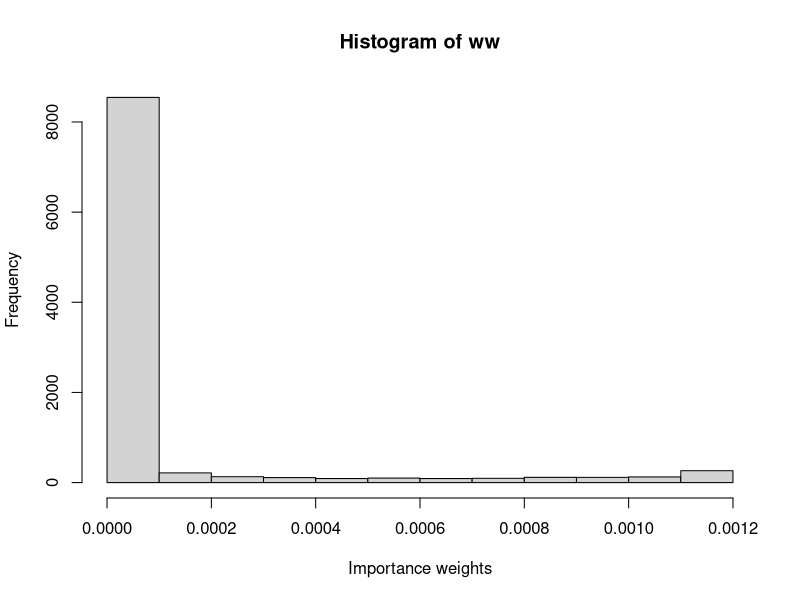
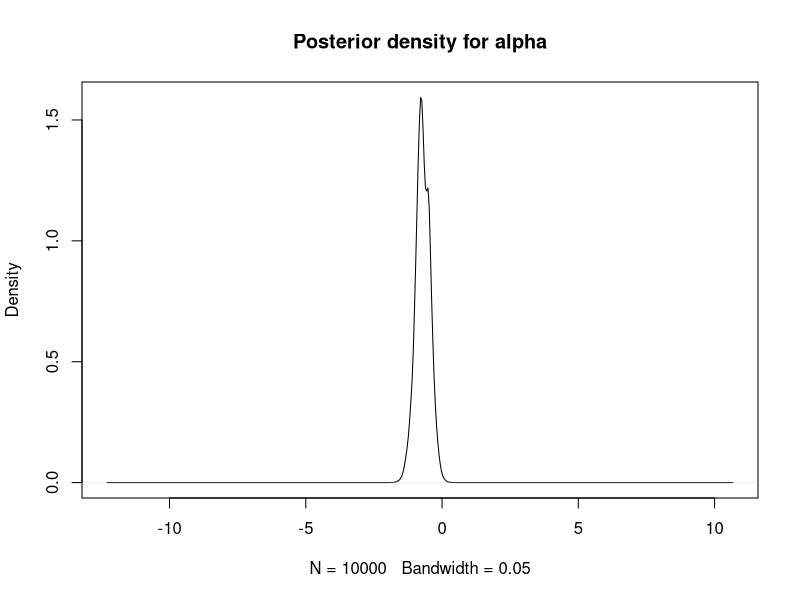
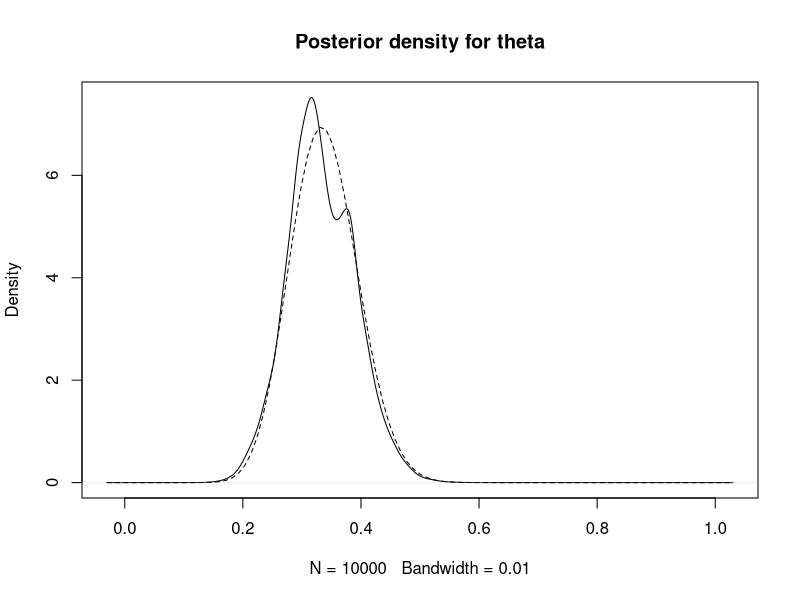
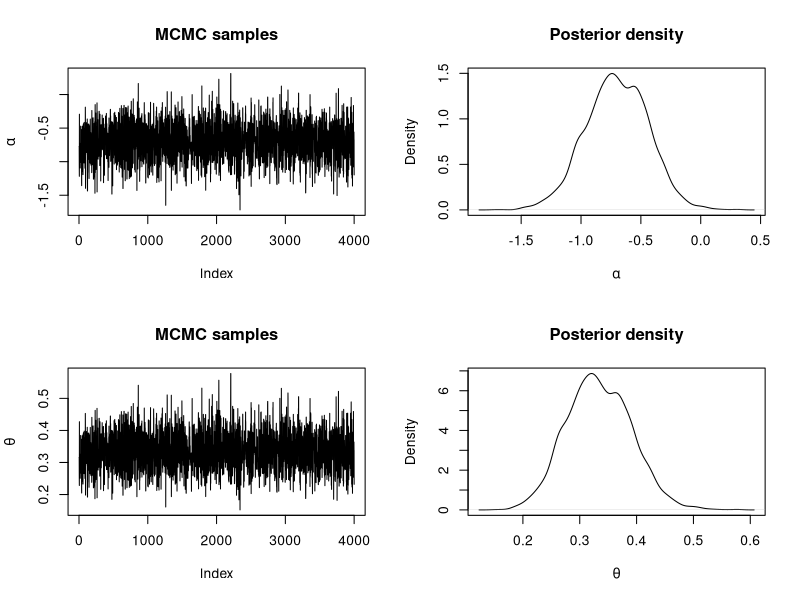
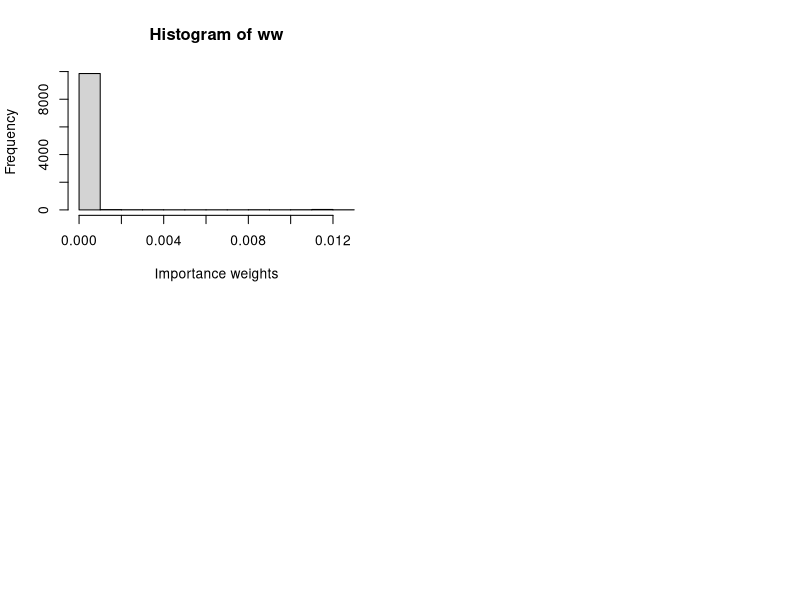
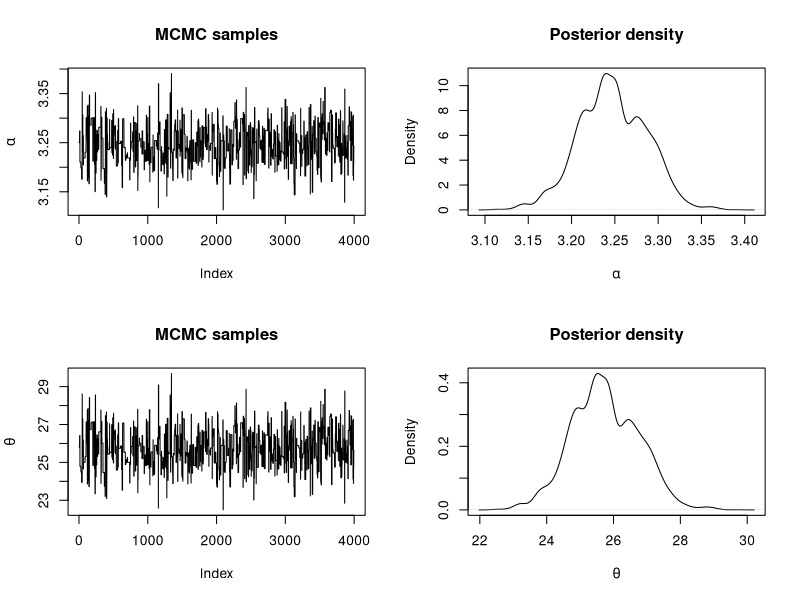

The R source for these figures, in order:
## ---- chunk 1
data <- data.frame(MMs = c(20, 22, 24), red = c(5, 8, 9))
## ---- chunk 2
n_simulations <- 10000
set.seed(12)
# The two proposed sampling distribution means - uncomment the one you want
alpha_sim_mean <- 0
#alpha_sim_mean <- -1.5
alpha_sim <- rnorm(n_simulations,alpha_sim_mean,sqrt(1/0.1))

# Log-Likelihood (for each value of theta_sim/alpha_sim)
loglik_binom <- sapply(alpha_sim, function(ALPHA) {
  theta_sim <- plogis(ALPHA)
  sum(dbinom(data$red, data$MMs, theta_sim, log = TRUE))
})

# Log-weights: log-lik + log-prior - log-sampling_distr
log_ww <- loglik_binom + dnorm(alpha_sim, 0, sqrt(1/0.001), log = TRUE) - dnorm(alpha_sim,alpha_sim_mean,sqrt(1/0.1),log=TRUE)

# Re-scale weights to sum to one
log_ww <- log_ww - max(log_ww)
ww <- exp(log_ww)
ww <- ww / sum(ww)

## ---- chunk 3
hist(ww, xlab = "Importance weights")
## ---- chunk 4
# Posterior mean
post_mean <- sum(alpha_sim * ww)
post_mean 

# Posterior variance
post_var <- sum(alpha_sim^2 * ww)- post_mean^2
post_var

# Posterior mean - on theta
theta_sim <- plogis(alpha_sim)
post_mean <- sum(theta_sim * ww)
post_mean 

# Posterior variance - on theta
post_var <- sum(theta_sim^2 * ww)- post_mean^2
post_var
## ---- chunk 5
plot(density(alpha_sim, weights = ww, bw = 0.05), main = "Posterior density for alpha")
## ---- chunk 6
plot(density(theta_sim, weights = ww, bw = 0.01), main = "Posterior density for theta")
curve(dbeta(x, sum(data$red) + 1, sum(data$MMs) -sum(data$red) + 1), lty = 2, add = TRUE)
## ---- chunk 7
ESS <- function(ww){
  (sum(ww)^2)/sum(ww^2)
}
ESS(ww)
n_simulations
## ---- chunk 8
#Proposal distribution: sampling
rq <- function(alpha) {
  res <- rnorm(1, alpha, sqrt(1 / 0.1)) #Sample alpha

  return(res)
}

#Proposal distribution: log-density
logdq <- function(new.alpha, alpha) {
  res <- dnorm(new.alpha, alpha, sd = sqrt(1 / 0.1), log = TRUE)
}

#Prior distribution
logprior <- function(alpha) {
  res <- dnorm(alpha, 0, sd = sqrt(1 / 0.001), log = TRUE) #alpha

  return(res)
}

#LogLikelihood
loglik <- function(alpha) {
  theta_sim <- plogis(alpha)
  sum(dbinom(data$red, data$MMs, theta_sim, log = TRUE))
}
## ---- chunk 9
#Number of iterations
n.iter <- 40500

#Simulations of the parameter
alpha <- numeric(n.iter)

#Initial value
alpha[1] <- 0.0

for(i in 2:n.iter) {
  new.alpha <- rq(alpha[i - 1])
  
  #Log-Acceptance probability
  logacc.prob <- loglik(new.alpha) + logprior(new.alpha) + logdq(alpha[i - 1], new.alpha)
  logacc.prob <- logacc.prob - loglik(alpha[i - 1]) - logprior(alpha[i - 1]) - 
    logdq(new.alpha, alpha[i - 1])
  logacc.prob <- min(0, logacc.prob)#0 = log(1)
  
  if(log(runif(1)) < logacc.prob) {
    #Accept
    alpha[i] <- new.alpha
  } else {
    #Reject
    alpha[i] <- alpha[i - 1]
  }
}
## ---- chunk 10
#Remove burn-in
alpha <- alpha[-c(1:500)]

#Thinning
alpha <- alpha[seq(1, length(alpha), by = 10)]

#Summary statistics
summary(alpha)

#Summary statistics - on theta
theta <- plogis(alpha)
summary(theta)

par(mfrow = c(2, 2))
#Alpha
plot(alpha, type = "l", main = "MCMC samples",
  ylab = expression(alpha))
plot(density(alpha), main = "Posterior density",
  xlab = expression(alpha))
#Theta
plot(theta, type = "l", main = "MCMC samples",
  ylab = expression(theta))
plot(density(theta), main = "Posterior density",
  xlab = expression(theta))
## ---- chunk 11
data <- data.frame(Us = c(25, 29, 27, 27, 25, 27, 22, 26, 27, 29, 23, 28, 25,
  24, 22, 25, 23, 29, 23, 28, 21, 29, 28, 23, 28))
y <- data$Us
## ---- chunk 12
n_simulations <- 10000
set.seed(12)
# The two proposed sampling distribution means - uncomment the one you want
alpha_sim_mean <- 0
#alpha_sim_mean <- 3.25
alpha_sim <- rnorm(n_simulations,alpha_sim_mean,sqrt(1/0.1))

# Log-Likelihood (for each value of theta_sim/alpha_sim)
loglik_pois <- sapply(alpha_sim, function(ALPHA) {
  theta_sim <- exp(ALPHA)
  sum(dpois(y, theta_sim, log = TRUE))
})

# Log-weights: log-lik + log-prior - log-sampling_distr
log_ww <- loglik_pois + dnorm(alpha_sim, 0.0, sqrt(1/0.001), log = TRUE) - dnorm(theta_sim, alpha_sim_mean, sqrt(1/0.1), log=TRUE)

# Re-scale weights to sum to one
log_ww <- log_ww - max(log_ww)
ww <- exp(log_ww)
ww <- ww / sum(ww)
## ---- chunk 13
hist(ww, xlab = "Importance weights")
## ---- chunk 14
# Posterior mean
post_mean <- sum(alpha_sim * ww)
post_mean

# Posterior variance
post_var <- sum(alpha_sim^2 * ww)- post_mean^2
post_var

# Posterior mean - on theta
theta_sim <- exp(alpha_sim)
post_mean <- sum(theta_sim * ww)
post_mean

# Posterior variance - on theta
post_var <- sum(theta_sim^2 * ww)- post_mean^2
post_var
## ---- chunk 15
ESS(ww)
n_simulations
## ---- chunk 16
#Proposal distribution: sampling
rq <- function(alpha) {
  res <- rnorm(1, alpha, sqrt(1 / 0.1)) #Sample alpha

  return(res)
}

#Proposal distribution: log-density
logdq <- function(new.alpha, alpha) {
  res <- dnorm(new.alpha, alpha, sd = sqrt(1 / 0.1), log = TRUE)
}

#Prior distribution
logprior <- function(alpha) {
  res <- dnorm(alpha, 0, sd = sqrt(1 / 0.001), log = TRUE) #alpha

  return(res)
}

#LogLikelihood
loglik <- function(y,alpha) {
  theta_sim <- exp(alpha)
  sum(dpois(y, theta_sim, log = TRUE))
}
## ---- chunk 17
#Number of iterations
n.iter <- 40500

#Simulations of the parameter
alpha <- numeric(n.iter)

#Initial value
alpha[1] <- 0.0

for(i in 2:n.iter) {
  new.alpha <- rq(alpha[i - 1])
  
  #Log-Acceptance probability
  logacc.prob <- loglik(y,new.alpha) + logprior(new.alpha) + logdq(alpha[i - 1], new.alpha)
  logacc.prob <- logacc.prob - loglik(y,alpha[i - 1]) - logprior(alpha[i - 1]) - 
    logdq(new.alpha, alpha[i - 1])
  logacc.prob <- min(0, logacc.prob)#0 = log(1)
  
  if(log(runif(1)) < logacc.prob) {
    #Accept
    alpha[i] <- new.alpha
  } else {
    #Reject
    alpha[i] <- alpha[i - 1]
  }
}
## ---- chunk 18
#Remove burn-in
alpha <- alpha[-c(1:500)]

#Thinning
alpha <- alpha[seq(1, length(alpha), by = 10)]

#Summary statistics
summary(alpha)

#Summary statistics - on theta
theta <- exp(alpha)
summary(theta)
#Variance of estimate?
var(theta)

par(mfrow = c(2, 2))
#Alpha
plot(alpha, type = "l", main = "MCMC samples",
  ylab = expression(alpha))
plot(density(alpha), main = "Posterior density",
  xlab = expression(alpha))
#Theta
plot(theta, type = "l", main = "MCMC samples",
  ylab = expression(theta))
plot(density(theta), main = "Posterior density",
  xlab = expression(theta))
